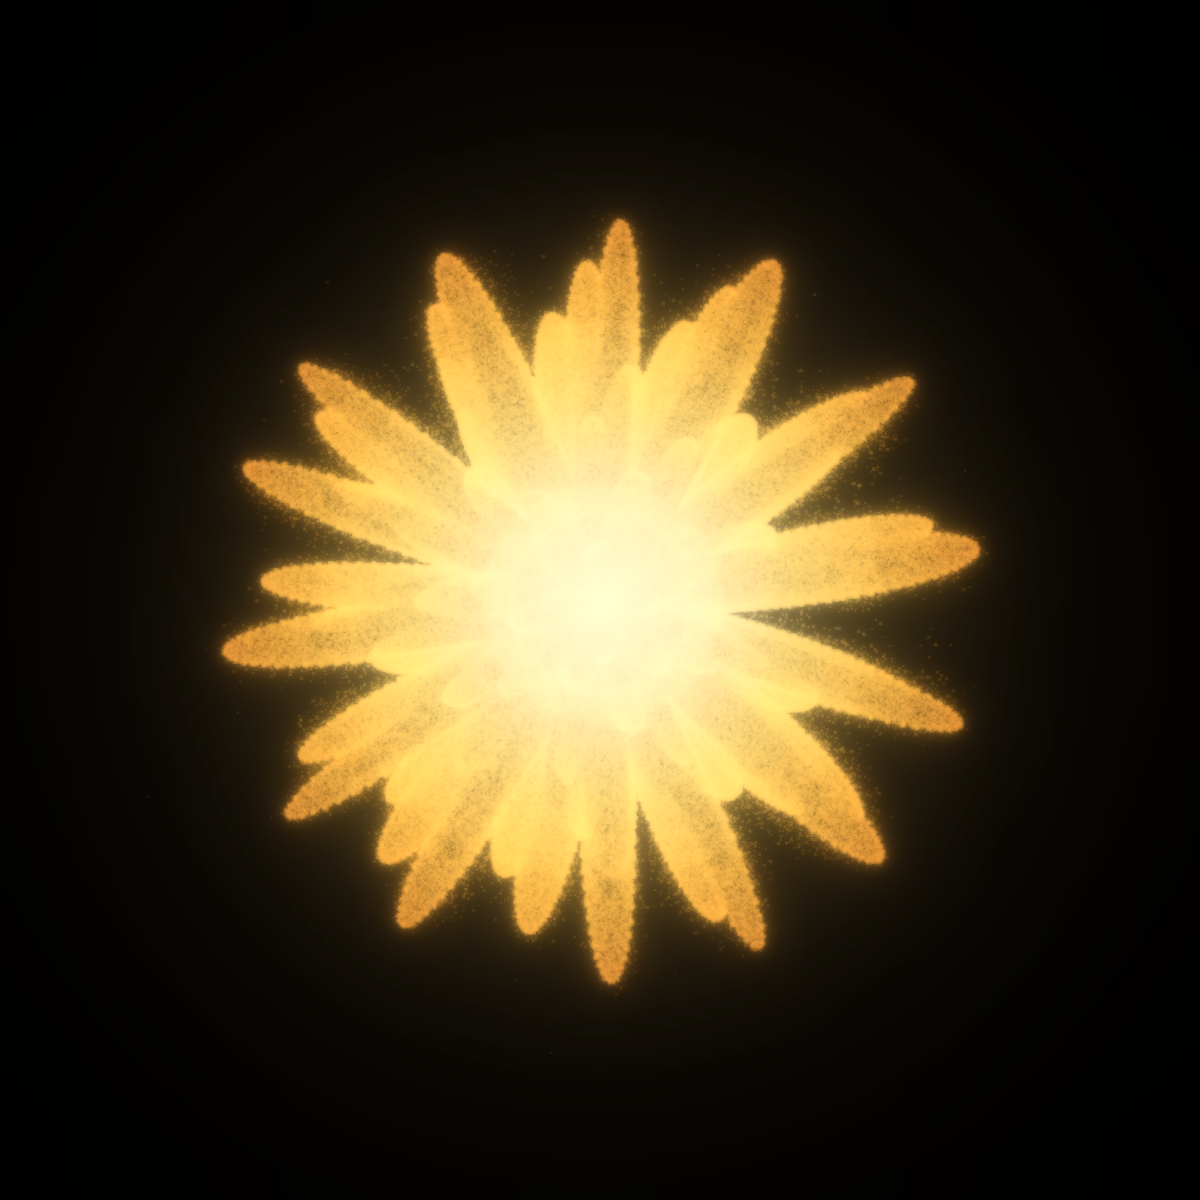

The script that saved this image:
"""
Generative Glowing Flower — Terminal Art
=========================================
Particle-based bioluminescent flower with bloom post-processing.
Inspired by @ciscoguypro's viral Threads post.

Engine lineage: "Lighter and Princess" drama → PhCtrlZ/heart particle engine
                → prettycolor/prettycolor (this fork)

Usage:
    python flower.py              # Animated window (breathing flower)
    python flower.py --static     # Single frame → terminal via imgcat
    python flower.py --wallpaper  # 5K render for desktop wallpaper
"""

import random
import os
import time
import argparse
from math import sin, cos, pi, log, sqrt, exp

import numpy as np
from PIL import Image, ImageFilter

# ────────────────────────────────────────────────────────────────
# Configuration
# ────────────────────────────────────────────────────────────────

CANVAS_WIDTH = 1200
CANVAS_HEIGHT = 1200
CX = CANVAS_WIDTH // 2
CY = CANVAS_HEIGHT // 2

COLOR_CORE  = np.array([1.00, 0.92, 0.72])   # warm gold center (NOT white)
COLOR_INNER = np.array([1.00, 0.90, 0.65])   # rich cream
COLOR_GOLD  = np.array([1.00, 0.82, 0.38])   # deep gold
COLOR_AMBER = np.array([0.95, 0.65, 0.20])   # amber
COLOR_DEEP  = np.array([0.72, 0.38, 0.10])   # deep amber


# ────────────────────────────────────────────────────────────────
# Core Engine (from heart.py)
# ────────────────────────────────────────────────────────────────

def scatter_inside(x, y, cx, cy, beta=0.15):
    """Log-normal particle diffusion."""
    ratio_x = -beta * log(random.random())
    ratio_y = -beta * log(random.random())
    return x - ratio_x * (x - cx), y - ratio_y * (y - cy)


def curve(p):
    return 2 * (2 * sin(4 * p)) / (2 * pi)


def calc_position(x, y, cx, cy, ratio):
    force = 1 / (((x - cx) ** 2 + (y - cy) ** 2 + 1) ** 0.520)
    dx = ratio * force * (x - cx) + random.randint(-1, 1)
    dy = ratio * force * (y - cy) + random.randint(-1, 1)
    return x - dx, y - dy


def angle_dist(a, b):
    """Shortest angular distance between two angles."""
    d = (a - b + pi) % (2 * pi) - pi
    return abs(d)


# ────────────────────────────────────────────────────────────────
# Flower Generator — Sum-of-Gaussians Petal Modulation
#
# Each layer defines N petals at random angular positions.
# The radius modulation is the MAX of all petal gaussians,
# creating clear petal shapes where different layers overlap
# at independent angles — producing peony-like 3D depth.
# ────────────────────────────────────────────────────────────────

class Flower:

    def __init__(self, cx=CX, cy=CY, generate_frame=20):
        self.cx = cx
        self.cy = cy
        self.particles = []
        self.all_points = {}
        self.generate_frame = generate_frame

        self._setup_petals()
        self._build_mod_lut()
        self.build()
        for frame in range(generate_frame):
            self.calc(frame)

    def _setup_petals(self):
        """Pre-generate random petal layout for all layers.

        More petals in outer rings (like a real chrysanthemum/peony).
        Inner petals are WIDER (seen face-on in the dome) while
        outer petals are narrower (curving away from viewer).
        Total: ~50 individual petals across 8 concentric rings.
        """
        self._layers = []
        layer_defs = [
            # (n_petals, r_min, r_max, width_deg)
            # Outer rings: many narrow petals (seen edge-on, ~1.2x scale)
            (14,  85, 560,  6),
            (13,  72, 500,  7),
            (12,  60, 430,  8),
            # Middle rings: moderate count + width
            (10,  45, 350,  10),
            (9,   34, 275,  12),
            # Inner rings: fewer, wider petals (dome effect)
            (7,   22, 200,  16),
            (6,   12, 140,  20),
            (4,    6,  90,  28),
        ]
        for n_pet, r_min, r_max, w_deg in layer_defs:
            offset = random.uniform(0, 2 * pi / n_pet)
            angles = []
            widths = []
            for i in range(n_pet):
                a = 2 * pi * i / n_pet + offset + random.gauss(0, 0.05)
                w = w_deg * pi / 180 * random.uniform(0.82, 1.18)
                angles.append(a % (2 * pi))
                widths.append(w)
            self._layers.append((r_min, r_max, angles, widths))

    def _build_mod_lut(self):
        """Precompute petal modulation as a 2D lookup table (vectorized).
        Indexed by (angle_bin, radius_bin) — O(1) per particle.
        """
        n_angle = 720
        n_radius = 300
        r_max_lut = 620.0
        valley = 0.14

        lut = np.full((n_angle, n_radius), valley, dtype=np.float32)

        # Precompute angle and radius grids
        angle_grid = np.linspace(0, 2 * pi, n_angle, endpoint=False)  # (n_angle,)
        r_grid = np.linspace(0, r_max_lut, n_radius, endpoint=False)  # (n_radius,)

        for r_min, r_max, angles, widths in self._layers:
            r_center = (r_min + r_max) * 0.5
            r_spread = (r_max - r_min) * 0.42

            # Radial weight for entire radius grid at once
            r_weight = np.exp(-0.5 * ((r_grid - r_center) / r_spread) ** 2)  # (n_radius,)

            for pa, pw in zip(angles, widths):
                # Angular distance for entire angle grid at once
                d_angle = np.abs(((angle_grid - pa + pi) % (2 * pi)) - pi)  # (n_angle,)
                petal_score = np.exp(-0.5 * (d_angle / pw) ** 2)  # (n_angle,)

                # Outer product: (n_angle,) x (n_radius,) → (n_angle, n_radius)
                contribution = petal_score[:, np.newaxis] * r_weight[np.newaxis, :]
                vals = valley + (1.0 - valley) * contribution
                np.maximum(lut, vals, out=lut)

        self._mod_lut = lut
        self._lut_n_angle = n_angle
        self._lut_n_radius = n_radius
        self._lut_r_max = r_max_lut

    def _petal_mod(self, angle, base_r):
        """Fast O(1) lookup from precomputed table."""
        ai = int((angle % (2 * pi)) / (2 * pi) * self._lut_n_angle) % self._lut_n_angle
        ri = int(base_r / self._lut_r_max * self._lut_n_radius)
        if ri >= self._lut_n_radius:
            return 0.14
        return float(self._mod_lut[ai, ri])

    def build(self):
        """Generate particle field with petal-modulated density."""
        cx, cy = self.cx, self.cy

        # ── Main body ──
        n_body = 600000
        for _ in range(n_body):
            angle = random.uniform(0, 2 * pi)

            roll = random.random()
            if roll < 0.35:
                base_r = abs(random.gauss(130, 200))
            elif roll < 0.65:
                base_r = random.expovariate(1 / 270)
            else:
                base_r = random.uniform(140, 580)

            mod = self._petal_mod(angle, base_r)
            r = base_r * mod

            if r > 520 or r < 2:
                continue

            x = cx + r * cos(angle)
            y = cy + r * sin(angle)
            depth = min(r / 400, 1.0)
            self.particles.append((x, y, depth))

        # ── Core ──
        for _ in range(7000):
            a = random.uniform(0, 2 * pi)
            r = abs(random.gauss(0, 13))
            self.particles.append((cx + r * cos(a), cy + r * sin(a),
                                   min(r * 0.02, 0.08)))

        # ── Organic scatter (filamentary texture) ──
        n_scat = min(90000, len(self.particles) // 5)
        for x, y, depth in random.sample(self.particles, n_scat):
            sx, sy = scatter_inside(x, y, cx, cy, beta=0.05)
            self.particles.append((sx, sy, min(depth + 0.03, 1.0)))

        # ── Wispy filaments: high-beta scatter for hair-like strands ──
        outer_body = [p for p in self.particles if p[2] > 0.5]
        wisp_sample = random.sample(outer_body, min(25000, len(outer_body)))
        for x, y, depth in wisp_sample:
            sx, sy = scatter_inside(x, y, cx, cy, beta=0.10)
            self.particles.append((sx, sy, min(depth + 0.06, 1.0)))

        # ── Tip fill: extra density at petal tips to reduce grain ──
        tip_pts = [p for p in self.particles if 0.6 < p[2] < 0.95]
        tip_sample = random.sample(tip_pts, min(30000, len(tip_pts)))
        for x, y, depth in tip_sample:
            # Small local jitter — stays within petal, fills gaps
            jx = x + random.gauss(0, 3)
            jy = y + random.gauss(0, 3)
            self.particles.append((jx, jy, depth + random.uniform(-0.02, 0.02)))

        # ── Halo: extends petal shapes outward ──
        outer = [p for p in self.particles if p[2] > 0.65]
        for x, y, depth in random.sample(outer, min(15000, len(outer))):
            sx, sy = scatter_inside(x, y, cx, cy, beta=0.08)
            sx += random.gauss(0, 10)
            sy += random.gauss(0, 10)
            self.particles.append((sx, sy, min(depth + 0.05, 1.0)))

        print(f"  {len(self.particles):,} particles")

    def calc(self, frame):
        cx, cy = self.cx, self.cy
        ratio = 8 * curve(frame / 10 * pi)
        all_points = []
        for x, y, depth in self.particles:
            breath = 0.3 + 0.7 * depth
            nx, ny = calc_position(x, y, cx, cy, ratio * breath)
            # Larger particles everywhere — tips get 2-3 (not 1-2) for smoother fill
            size = random.choice((2, 3, 3, 4, 4)) if depth < 0.3 else \
                   random.choice((2, 2, 3, 3)) if depth < 0.7 else \
                   random.choice((1, 2, 2, 3))
            all_points.append((nx, ny, size, depth))
        self.all_points[frame] = all_points


# ────────────────────────────────────────────────────────────────
# Renderer with Bloom
# ────────────────────────────────────────────────────────────────

def color_for_depth(depth):
    if depth < 0.08:
        return COLOR_CORE
    elif depth < 0.25:
        t = (depth - 0.08) / 0.17
        return COLOR_CORE * (1 - t) + COLOR_INNER * t
    elif depth < 0.50:
        t = (depth - 0.25) / 0.25
        return COLOR_INNER * (1 - t) + COLOR_GOLD * t
    elif depth < 0.75:
        t = (depth - 0.50) / 0.25
        return COLOR_GOLD * (1 - t) + COLOR_AMBER * t
    else:
        t = min((depth - 0.75) / 0.25, 1.0)
        return COLOR_AMBER * (1 - t) + COLOR_DEEP * t


def render_frame_to_array(points, width, height):
    canvas = np.zeros((height, width, 3), dtype=np.float64)
    for x, y, size, depth in points:
        ix, iy = int(round(x)), int(round(y))
        if 0 <= ix < width - size and 0 <= iy < height - size:
            color = color_for_depth(depth)
            brightness = 0.40 + 0.60 * max(0, 1 - depth) ** 0.55
            center_atten = 0.25 + 0.75 * min(depth * 3.5, 1.0)
            value = color * brightness * 0.13 * center_atten
            canvas[iy:iy + size, ix:ix + size] += value
    return canvas


def apply_bloom(canvas, passes=None):
    if passes is None:
        passes = [(2, 1.0), (7, 0.85), (20, 0.65), (55, 0.48), (140, 0.30), (250, 0.12)]
    result = canvas.copy()
    for sigma, weight in passes:
        bloom = np.zeros_like(canvas)
        for c in range(3):
            channel = np.clip(canvas[:, :, c], 0, 1)
            bright = np.where(channel > 0.02, channel, 0)
            img = Image.fromarray((bright * 255).astype(np.uint8), mode='L')
            blurred = img.filter(ImageFilter.GaussianBlur(radius=sigma))
            bloom[:, :, c] = np.array(blurred, dtype=np.float64) / 255.0
        result += bloom * weight
    return result


def compress_luminance_only(canvas, factor):
    """Reinhard compression in luminance space — preserves color saturation.
    Instead of compressing RGB equally (→ washes to white), we:
    1. Compute luminance L = 0.2126R + 0.7152G + 0.0722B
    2. Compress L_new = L / (1 + L * factor)
    3. Scale RGB by (L_new / L) to preserve hue and saturation
    """
    lum = 0.2126 * canvas[:, :, 0] + 0.7152 * canvas[:, :, 1] + 0.0722 * canvas[:, :, 2]
    lum_compressed = lum / (1.0 + lum * factor)
    # Scale factor per pixel (avoid div/0)
    with np.errstate(divide='ignore', invalid='ignore'):
        scale = np.where(lum > 1e-6, lum_compressed / lum, 1.0)
    return canvas * scale[:, :, np.newaxis]


def tonemap(canvas, gamma=0.78, exposure=1.35):
    canvas = canvas * exposure
    canvas = np.clip(canvas, 0, 1)
    return np.power(canvas, gamma)


def render_image(flower, frame=0, width=CANVAS_WIDTH, height=CANVAS_HEIGHT,
                 bloom_passes=None):
    points = flower.all_points[frame % flower.generate_frame]
    canvas = render_frame_to_array(points, width, height)
    # Luminance-only compression — preserves gold hue, only tames brightness
    canvas = compress_luminance_only(canvas, 3.0)
    canvas = apply_bloom(canvas, bloom_passes)
    canvas = compress_luminance_only(canvas, 0.6)  # Gentle post-bloom
    canvas = tonemap(canvas)
    return Image.fromarray((canvas * 255).astype(np.uint8))


# ────────────────────────────────────────────────────────────────
# Output Modes
# ────────────────────────────────────────────────────────────────

def mode_static(args):
    w, h = args.width, args.height
    print("Generating flower...")
    t0 = time.time()
    if args.seed is not None:
        random.seed(args.seed)
    flower = Flower(cx=w // 2, cy=h // 2, generate_frame=1)
    t1 = time.time()
    print("Rendering with bloom...")
    img = render_image(flower, frame=0, width=w, height=h)
    t2 = time.time()
    output_dir = os.path.join(os.path.dirname(os.path.abspath(__file__)), 'output')
    os.makedirs(output_dir, exist_ok=True)
    path = os.path.join(output_dir, 'flower.png')
    img.save(path, quality=95)
    print(f"  Generate: {t1 - t0:.1f}s  |  Render: {t2 - t1:.1f}s")
    print(f"  Saved: {path}")
    if not args.no_imgcat:
        try:
            import subprocess
            subprocess.run(['imgcat', path], check=True)
        except (FileNotFoundError, subprocess.CalledProcessError):
            try:
                import imgcat as imgcat_lib
                with open(path, 'rb') as f:
                    imgcat_lib.imgcat(f.read())
            except Exception:
                print(f"  (open manually: {path})")
    return path


def mode_animated(args):
    import pygame
    w, h = args.width, args.height
    n_frames = args.frames
    print(f"Generating flower ({n_frames} frames)...")
    t0 = time.time()
    if args.seed is not None:
        random.seed(args.seed)
    flower = Flower(cx=w // 2, cy=h // 2, generate_frame=n_frames)
    t1 = time.time()
    print(f"  Particles in {t1 - t0:.1f}s")
    anim_bloom = [(2, 0.9), (8, 0.6), (25, 0.35), (60, 0.15)]
    print(f"Rendering {n_frames} frames...")
    surfaces = []
    pygame.init()
    for f in range(n_frames):
        img = render_image(flower, frame=f, width=w, height=h, bloom_passes=anim_bloom)
        raw = img.tobytes()
        surf = pygame.image.fromstring(raw, img.size, 'RGB')
        surfaces.append(surf)
        elapsed = time.time() - t1
        eta = elapsed / (f + 1) * (n_frames - f - 1)
        print(f"  Frame {f + 1}/{n_frames} — ETA {eta:.0f}s    ", end='\r')
    print(f"\n  All frames in {time.time() - t1:.1f}s")
    screen = pygame.display.set_mode((w, h))
    pygame.display.set_caption("Generative Flower")
    clock = pygame.time.Clock()
    idx = 0
    running = True
    print("  Window open. Press Escape to close.")
    while running:
        for event in pygame.event.get():
            if event.type == pygame.QUIT:
                running = False
            elif event.type == pygame.KEYDOWN and event.key == pygame.K_ESCAPE:
                running = False
        screen.blit(surfaces[idx], (0, 0))
        pygame.display.flip()
        idx = (idx + 1) % n_frames
        clock.tick(12)
    pygame.quit()


def mode_wallpaper(args):
    w, h = 5120, 2880
    print(f"Rendering {w}x{h} wallpaper...")
    t0 = time.time()
    if args.seed is not None:
        random.seed(args.seed)
    flower = Flower(cx=w // 2, cy=h // 2, generate_frame=1)
    wp_bloom = [(3, 1.0), (12, 0.7), (35, 0.5), (90, 0.3), (180, 0.15)]
    img = render_image(flower, frame=0, width=w, height=h, bloom_passes=wp_bloom)
    output_dir = os.path.join(os.path.dirname(os.path.abspath(__file__)), 'output')
    os.makedirs(output_dir, exist_ok=True)
    path = os.path.join(output_dir, 'flower_wallpaper.png')
    img.save(path, quality=95)
    print(f"  {time.time() - t0:.1f}s — saved: {path}")
    if args.set_wallpaper:
        import subprocess
        script = f'tell application "System Events" to tell every desktop to set picture to "{path}"'
        subprocess.run(['osascript', '-e', script], check=True)
        print("  Desktop wallpaper set!")
    return path


def mode_screensaver(args):
    n = args.screensaver_count
    w, h = args.width, args.height
    output_dir = os.path.join(os.path.dirname(os.path.abspath(__file__)),
                              'output', 'screensaver')
    os.makedirs(output_dir, exist_ok=True)
    print(f"Generating {n} unique frames...")
    for i in range(n):
        random.seed((args.seed or 42) + i)
        flower = Flower(cx=w // 2, cy=h // 2, generate_frame=1)
        img = render_image(flower, frame=0, width=w, height=h)
        path = os.path.join(output_dir, f'flower_{i + 1:03d}.png')
        img.save(path, quality=95)
        print(f"  [{i + 1}/{n}] saved")
    print(f"\n  Point macOS Screen Saver to: {output_dir}")


def mode_gif(args):
    """Export animated breathing flower as GIF."""
    w, h = args.width, args.height
    n_frames = args.frames
    print(f"Generating {n_frames}-frame GIF at {w}x{h}...")
    t0 = time.time()
    if args.seed is not None:
        random.seed(args.seed)
    flower = Flower(cx=w // 2, cy=h // 2, generate_frame=n_frames)
    t1 = time.time()
    print(f"  Particles in {t1 - t0:.1f}s")

    anim_bloom = [(2, 0.9), (7, 0.65), (20, 0.40), (55, 0.18)]
    frames = []
    for f in range(n_frames):
        img = render_image(flower, frame=f, width=w, height=h, bloom_passes=anim_bloom)
        frames.append(img)
        elapsed = time.time() - t1
        eta = elapsed / (f + 1) * (n_frames - f - 1)
        print(f"  Frame {f + 1}/{n_frames} — ETA {eta:.0f}s    ", end='\r')

    output_dir = os.path.join(os.path.dirname(os.path.abspath(__file__)), 'output')
    os.makedirs(output_dir, exist_ok=True)
    path = os.path.join(output_dir, 'flower.gif')
    # Save as looping GIF; duration=80ms per frame ≈ 12fps
    frames[0].save(path, save_all=True, append_images=frames[1:],
                   duration=80, loop=0, optimize=False)
    print(f"\n  {time.time() - t0:.1f}s — saved: {path} ({os.path.getsize(path) // 1024}KB)")
    return path


def mode_desktop(args):
    """Live animated wallpaper using pygame (no tkinter dependency).

    Opens a borderless fullscreen window with the breathing flower.
    Press Escape or Q to quit.
    """
    import pygame
    import subprocess

    # Detect screen resolution
    pygame.init()
    info = pygame.display.Info()
    display_w, display_h = info.current_w, info.current_h

    # Render at reasonable resolution, scale up for display
    render_w = min(display_w, 1920)
    render_h = min(display_h, 1080)
    n_frames = args.frames

    print(f"Desktop mode: {display_w}x{display_h} display, rendering at {render_w}x{render_h}")
    print(f"Generating {n_frames} animation frames...")
    t0 = time.time()
    if args.seed is not None:
        random.seed(args.seed)

    flower = Flower(cx=render_w // 2, cy=render_h // 2, generate_frame=n_frames)
    t1 = time.time()
    print(f"  Particles in {t1 - t0:.1f}s")

    anim_bloom = [(2, 0.85), (7, 0.55), (20, 0.32), (50, 0.15)]

    print(f"Rendering {n_frames} frames...")
    surfaces = []
    for f in range(n_frames):
        img = render_image(flower, frame=f, width=render_w, height=render_h,
                           bloom_passes=anim_bloom)
        if render_w != display_w or render_h != display_h:
            img = img.resize((display_w, display_h), Image.LANCZOS)
        # Convert PIL → pygame surface
        raw = img.tobytes()
        surf = pygame.image.fromstring(raw, img.size, 'RGB')
        surfaces.append(surf)
        elapsed = time.time() - t1
        eta = elapsed / (f + 1) * (n_frames - f - 1)
        print(f"  Frame {f + 1}/{n_frames} — ETA {eta:.0f}s    ", end='\r')
    print(f"\n  All frames in {time.time() - t1:.1f}s")

    # Open borderless fullscreen window
    screen = pygame.display.set_mode((display_w, display_h),
                                     pygame.NOFRAME | pygame.FULLSCREEN)
    pygame.display.set_caption("Generative Flower")
    pygame.mouse.set_visible(False)

    clock = pygame.time.Clock()
    idx = 0
    running = True

    print("  Desktop wallpaper running. Press Escape or Q to quit.")
    while running:
        for event in pygame.event.get():
            if event.type == pygame.QUIT:
                running = False
            elif event.type == pygame.KEYDOWN:
                if event.key in (pygame.K_ESCAPE, pygame.K_q):
                    running = False

        screen.blit(surfaces[idx], (0, 0))
        pygame.display.flip()
        idx = (idx + 1) % n_frames
        clock.tick(12)  # 12 fps

    pygame.quit()


def main():
    parser = argparse.ArgumentParser(
        description='Generative Glowing Flower — Terminal Art',
        formatter_class=argparse.RawDescriptionHelpFormatter,
        epilog="""
Examples:
  python flower.py                  # Animated breathing window
  python flower.py --static         # Render → terminal (imgcat)
  python flower.py --wallpaper      # 5K desktop wallpaper
  python flower.py --gif            # Export animated GIF
  python flower.py --desktop        # Live animated desktop wallpaper
  python flower.py --screensaver 20 # 20 unique frames for screensaver
  python flower.py --seed 42        # Reproducible render
        """)
    mode = parser.add_mutually_exclusive_group()
    mode.add_argument('--static', action='store_true')
    mode.add_argument('--wallpaper', action='store_true')
    mode.add_argument('--gif', action='store_true', help='Export animated GIF')
    mode.add_argument('--desktop', action='store_true',
                      help='Live animated desktop wallpaper (fullscreen)')
    mode.add_argument('--screensaver', type=int, metavar='N', dest='screensaver_count')
    parser.add_argument('--width', type=int, default=CANVAS_WIDTH)
    parser.add_argument('--height', type=int, default=CANVAS_HEIGHT)
    parser.add_argument('--frames', type=int, default=20)
    parser.add_argument('--seed', type=int, default=None)
    parser.add_argument('--set-wallpaper', action='store_true')
    parser.add_argument('--no-imgcat', action='store_true')
    args = parser.parse_args()
    if args.wallpaper:
        mode_wallpaper(args)
    elif args.gif:
        mode_gif(args)
    elif args.desktop:
        mode_desktop(args)
    elif args.screensaver_count:
        mode_screensaver(args)
    elif args.static:
        mode_static(args)
    else:
        mode_animated(args)


if __name__ == '__main__':
    main()
